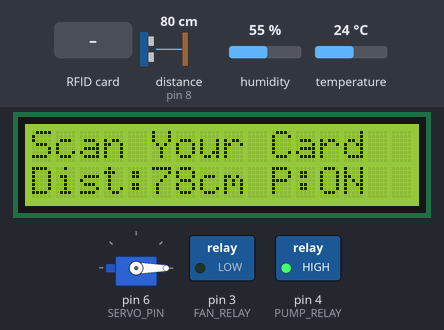
This sketch was run on a simulated Arduino Uno, built with avr-gcc and run on an emulated ATmega328P. Shown: servo, 16×2 character LCD, switched loads named in the sketch (green lamp = pin HIGH). Wiring (inferred from the names in the program): ultrasonic range finder: trigger pin 7; echo pin 8. Inputs (shaded band) come from the test bench; at power-on: temperature 24 °C, distance to the obstacle (sensor on pin 8) 80 cm, humidity 55 %. The echo pulse lasts 58.3 µs per cm; pins used as bus, display or sensor lines are not drawn; what the sketch prints to the serial monitor is not drawn.

Above: at 2.6 s.
2.7 s: temperature set to 29 °C
At 5.3 s:
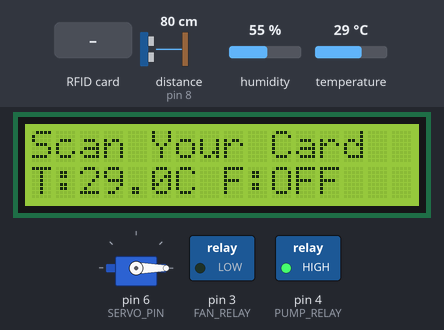
8.9 s: temperature set to 32 °C
At 13.3 s:
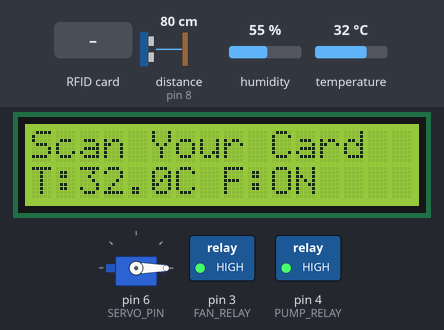
15.1 s: distance to the obstacle (sensor on pin 8) set to 6 cm
At 19.3 s:
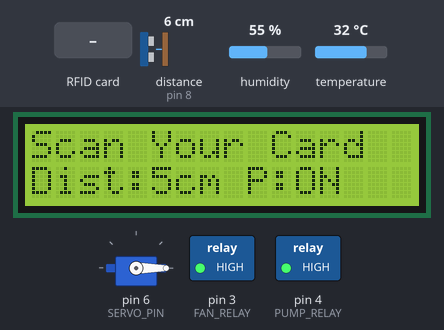
21.3 s: distance to the obstacle (sensor on pin 8) set to 3 cm
At 23.2 s:
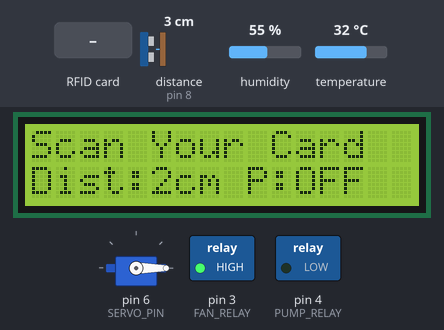
27.5 s: RFID card DE AD BE EF held to the reader
At 29.0 s:
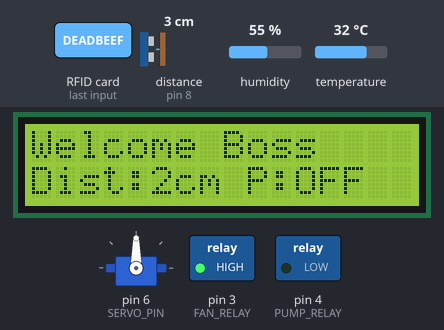
32.1 s: RFID card 5E 7A 19 C4 held to the reader
At 33.4 s:
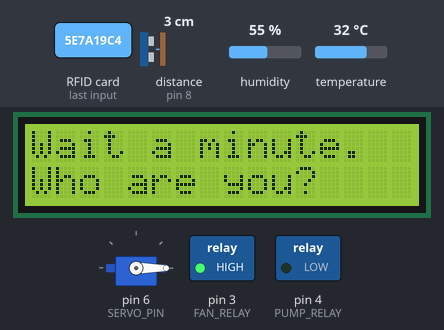
Timing chart, 0 to 35.1 s (numbered marks = the images above; inputs shaded):
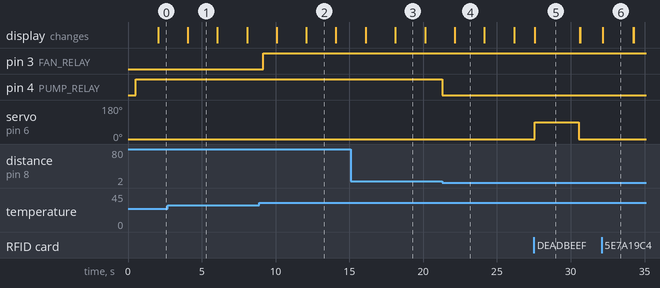

Measured:
- the behaviour switches between 30 and 31 °C on temperature (found by bisection; images 1 and 2)
- the behaviour switches between 5 and 4 cm on distance to the obstacle (sensor on pin 8) (found by bisection; images 3 and 4)
- after the input at 2.7 s, the display: changes after 1.4 s (image 1)
- after the input at 8.9 s, pin 3 (FAN_RELAY): LOW → HIGH after 0.28 s; the display: first differs from a run without the input after 3.2 s (image 2)
- after the input at 15.1 s, the display: first differs from a run without the input after 3.0 s (image 3)
- after the input at 21.3 s, pin 4 (PUMP_RELAY): HIGH → LOW at once; the display: changes after 0.84 s (image 4)
- after the input at 27.5 s, servo on pin 6 (SERVO_PIN): 0° → 90° after 0.05 s, → 0° 3.0 s later; the display: changes after 0.05 s (image 5)
- after the input at 32.1 s, the display: changes after 0.08 s (image 6)

The sketch:

smart_home_system.ino
```cpp
/*
  Smart Home Automation and Security System - Arduino UNO
  Full system: RFID door lock, DHT11 temp + fan, HC-SR04 water level + pump, LCD status

  Wiring:
    RFID:    SDA/SS->10, SCK->13, MOSI->11, MISO->12, RST->9, 3.3V, GND
    Servo:   Signal->6 (Arduino), V+ -> external 5V adapter, GND -> shared with Arduino GND
    DHT11:   DATA->D2, 5V, GND
    Relay1 (fan):  IN->D3, 5V, GND  (load side: see docs/wiring.md)
    HC-SR04: Trig->D7, Echo->D8, 5V, GND
    Relay2 (pump): IN->D4, 5V, GND  (load side: see docs/wiring.md)
    LCD:     SDA->A4, SCL->A5, 5V, GND

  Libraries required:
    MFRC522 (GithubCommunity)
    DHT sensor library (Adafruit) + Adafruit Unified Sensor
    LiquidCrystal_I2C (Frank de Brabander)

  Logic:
    RFID:  authorized card -> unlock 3s -> relock
    Fan:   temp >= 31C -> ON, else OFF
    Pump:  distance >= 13cm (low water) -> ON, distance <= 3cm (full) -> OFF
    LCD row0: "Scan Your Card" normally, "Welcome Boss" / "Wait a minute." (+row1 "Who are you?") briefly on scan
    LCD row1: alternates every 2s between Temp/Fan status and Water/Pump status

  Open Serial Monitor at 9600 baud.
*/

#include <SPI.h>
#include <MFRC522.h>
#include <Servo.h>
#include <DHT.h>
#include <Wire.h>
#include <LiquidCrystal_I2C.h>

#include "config.h"   // copy config.example.h -> config.h and edit (see README)

// ---------- RFID ----------
#define RFID_SS   10
#define RFID_RST  9
MFRC522 rfid(RFID_SS, RFID_RST);
// authorizedUID[] comes from config.h

// ---------- Servo (door) ----------
#define SERVO_PIN 6
Servo doorServo;
// LOCK_ANGLE / UNLOCK_ANGLE come from config.h

// ---------- DHT11 (temp) + Fan ----------
#define DHT_PIN  2
#define DHT_TYPE DHT11
DHT dht(DHT_PIN, DHT_TYPE);
#define FAN_RELAY 3
// TEMP_THRESHOLD comes from config.h
bool fanOn = false;
float lastTempC = 0;
unsigned long lastDHTRead = 0;
const unsigned long DHT_INTERVAL = 1000; // DHT11 needs >=1s between reads

// ---------- Ultrasonic (water level) + Pump ----------
#define TRIG_PIN 7
#define ECHO_PIN 8
#define PUMP_RELAY 4
// LOW_THRESHOLD_CM / FULL_THRESHOLD_CM come from config.h
bool pumpOn = false;
long lastDistance = 0;
unsigned long lastPumpCheck = 0;
const unsigned long PUMP_INTERVAL = 500;

// ---------- LCD ----------
LiquidCrystal_I2C lcd(LCD_I2C_ADDR, 16, 2);
unsigned long lastLCDSwitch = 0;
const unsigned long LCD_SWITCH_INTERVAL = 2000;
bool showTempOnLCD = true;

void setup() {
  Serial.begin(9600);

  // RFID
  SPI.begin();
  rfid.PCD_Init();
  Serial.print("RFID version check: ");
  rfid.PCD_DumpVersionToSerial();

  // Servo
  doorServo.attach(SERVO_PIN);
  doorServo.write(LOCK_ANGLE);

  // DHT11 + Fan
  dht.begin();
  pinMode(FAN_RELAY, OUTPUT);
  digitalWrite(FAN_RELAY, LOW); // adjust LOW/HIGH to match your relay's active state

  // Ultrasonic + Pump
  pinMode(TRIG_PIN, OUTPUT);
  pinMode(ECHO_PIN, INPUT);
  pinMode(PUMP_RELAY, OUTPUT);
  digitalWrite(PUMP_RELAY, LOW); // adjust LOW/HIGH to match your relay's active state

  // LCD
  lcd.init();
  lcd.backlight();
  lcd.setCursor(0, 0);
  lcd.print("Scan Your Card");

  Serial.println("System ready. Scan a card...");
}

void loop() {
  checkRFID();
  checkTemperature();
  checkWaterLevel();
  updateLCDRow1();
}

// ---------------- RFID / Door ----------------
void checkRFID() {
  if (!rfid.PICC_IsNewCardPresent() || !rfid.PICC_ReadCardSerial()) return;

  bool match = (rfid.uid.size == 4);
  Serial.print("Scanned UID: ");
  for (byte i = 0; i < rfid.uid.size; i++) {
    if (rfid.uid.uidByte[i] < 0x10) Serial.print("0");
    Serial.print(rfid.uid.uidByte[i], HEX);
    Serial.print(" ");
    if (match && rfid.uid.uidByte[i] != authorizedUID[i]) match = false;
  }
  Serial.println();

  lcd.setCursor(0, 0);
  lcd.print("                "); // clear row0 (16 spaces)
  lcd.setCursor(0, 0);

  if (match) {
    Serial.println("Access Granted -> door unlocking");
    lcd.print("Welcome Boss");
    doorServo.write(UNLOCK_ANGLE);
    delay(3000);
    doorServo.write(LOCK_ANGLE);
    Serial.println("Door locked again");
  } else {
    Serial.println("Access Denied");
    lcd.print("Wait a minute.");
    lcd.setCursor(0, 1);
    lcd.print("                "); // clear row1 (borrowed temporarily)
    lcd.setCursor(0, 1);
    lcd.print("Who are you?");
    delay(2000);
  }

  lcd.setCursor(0, 0);
  lcd.print("                ");
  lcd.setCursor(0, 0);
  lcd.print("Scan Your Card");

  rfid.PICC_HaltA();
  rfid.PCD_StopCrypto1();
}

// ---------------- DHT11 / Fan ----------------
void checkTemperature() {
  unsigned long now = millis();
  if (now - lastDHTRead < DHT_INTERVAL) return;
  lastDHTRead = now;

  float tempC = dht.readTemperature();
  if (isnan(tempC)) {
    Serial.println("Failed to read from DHT11 - check wiring");
    return;
  }
  lastTempC = tempC;

  fanOn = (tempC >= TEMP_THRESHOLD);
  digitalWrite(FAN_RELAY, fanOn ? HIGH : LOW);

  Serial.print("Temp: ");
  Serial.print(tempC);
  Serial.print(" C | Fan: ");
  Serial.println(fanOn ? "ON" : "OFF");
}

// ---------------- Ultrasonic / Pump ----------------
void checkWaterLevel() {
  unsigned long now = millis();
  if (now - lastPumpCheck < PUMP_INTERVAL) return;
  lastPumpCheck = now;

  long distance = getDistanceCM();
  lastDistance = distance;

  if (distance >= LOW_THRESHOLD_CM) {
    pumpOn = true;
  } else if (distance <= FULL_THRESHOLD_CM) {
    pumpOn = false;
  }
  // else: between thresholds -> keep current pump state

  digitalWrite(PUMP_RELAY, pumpOn ? HIGH : LOW);

  Serial.print("Distance: ");
  Serial.print(distance);
  Serial.print(" cm | Pump: ");
  Serial.println(pumpOn ? "ON" : "OFF");
}

long getDistanceCM() {
  digitalWrite(TRIG_PIN, LOW);
  delayMicroseconds(2);
  digitalWrite(TRIG_PIN, HIGH);
  delayMicroseconds(10);
  digitalWrite(TRIG_PIN, LOW);
  long duration = pulseIn(ECHO_PIN, HIGH, 30000);
  return duration * 0.034 / 2;
}

// ---------------- LCD row 1 (alternating status) ----------------
void updateLCDRow1() {
  unsigned long now = millis();
  if (now - lastLCDSwitch < LCD_SWITCH_INTERVAL) return;
  lastLCDSwitch = now;
  showTempOnLCD = !showTempOnLCD;

  lcd.setCursor(0, 1);
  lcd.print("                "); // clear row1
  lcd.setCursor(0, 1);

  if (showTempOnLCD) {
    lcd.print("T:");
    lcd.print(lastTempC, 1);
    lcd.print("C F:");
    lcd.print(fanOn ? "ON" : "OFF");
  } else {
    lcd.print("Dist:");
    lcd.print(lastDistance);
    lcd.print("cm P:");
    lcd.print(pumpOn ? "ON" : "OFF");
  }
}
```

config.example.h
```cpp
/*
  config.example.h  --  copy this file to "config.h" (same folder) and edit.
  config.h is git-ignored so your real card UID is never committed.
*/
#ifndef CONFIG_H
#define CONFIG_H

// --- RFID: UID of the card/tag allowed to open the door -------------------
// Find yours by running firmware/tests/rfid_only_test and scanning the card
// (the Serial Monitor prints "Scanned UID: XX XX XX XX").
const byte authorizedUID[4] = {0xDE, 0xAD, 0xBE, 0xEF};

// --- Servo (door lock) angles in degrees ----------------------------------
const int LOCK_ANGLE   = 0;
const int UNLOCK_ANGLE = 90;

// --- Fan: turns ON at or above this temperature (deg C) -------------------
const float TEMP_THRESHOLD = 31.0;

// --- Pump: HC-SR04 measures distance from sensor DOWN to the water surface -
// Larger distance = lower water.
const float LOW_THRESHOLD_CM  = 13.0;  // distance >= this -> tank LOW  -> pump ON
const float FULL_THRESHOLD_CM = 3.0;   // distance <= this -> tank FULL -> pump OFF

// --- LCD I2C address (find with firmware/tests/i2c_scanner; usually 0x27/0x3F)
#define LCD_I2C_ADDR 0x27

#endif
```
